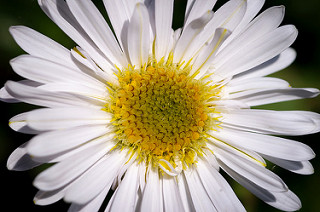
#> input picture knn-flower-images/flowers/daisy/12193032636_b50ae7db35_n.jpg, 320 x 212 px, found by its file name; its folder holds only this picture in this run
$ python flower_knn_color_histograms.py
#> lines starting #> are read from the running program, lines starting #| are printed output that depends on the picture
import numpy as np
import os
import cv2
from tqdm import tqdm
from sklearn.model_selection import train_test_split
from sklearn.neighbors import KNeighborsClassifier
from sklearn.metrics import (
    accuracy_score,
    precision_score,
    recall_score,
    f1_score,
    confusion_matrix,
    ConfusionMatrixDisplay
)
import matplotlib.pyplot as plt
from pathlib import Path

def preprocess_images(image, img_size=150):
    """Downsize images"""
#> called with img_size = 150
    img = cv2.imread(image, cv2.IMREAD_COLOR)
#> img is the input picture: shape (212, 320, 3); mean B, G, R 135.7, 152.7, 160.6
    img = cv2.resize(img, (img_size, img_size))
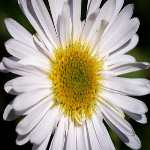
#> img: shape (150, 150, 3); mean B, G, R 135.5, 152.6, 160.4
    return np.array(img)

def extract_color_histogram (dataset, hist_size=6):
    """Extract color histogram"""
    col_hist = []
    for img in dataset:
        hist = cv2.calcHist(
            [img], [0, 1, 2], None,
            (hist_size, hist_size, hist_size),
            [0, 256, 0, 256, 0, 256]
        )
        hist = cv2.normalize(hist, None, 0, 1, cv2.NORM_MINMAX)
        col_hist.append(hist.flatten())
    return np.array(col_hist)
flower_types = ['daisy', 'dandelion', 'rose', 'sunflower', 'tulip']

def load_dataset(main_folder='flowers'):
    """Load dataset: save each img and their label accordingly"""

    X = []
    Y = []

    for flower in flower_types:
            type_path = os.path.join(main_folder, flower)
#> (the run stopped early here; a loop or call above may not have finished)
